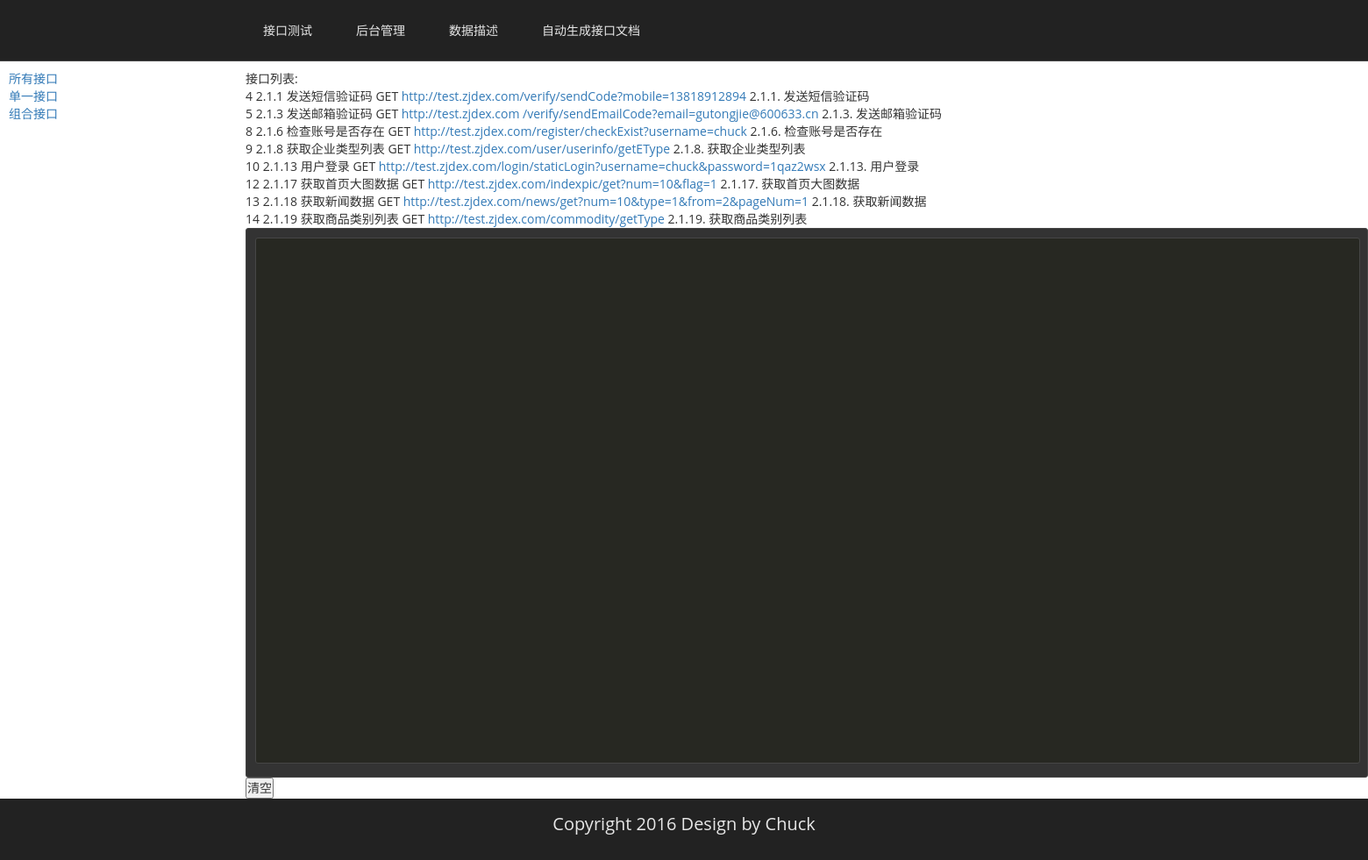
The app's page /testtools/index/10000/ with its own data.
### testtools/models.py (models this page shows, shortened)
class Intf(models.Model):
    category_id = models.IntegerField()
    category_name = models.CharField(max_length=200,null=True,blank=True)
    upper = models.IntegerField()
    remark = models.TextField(null=True,blank=True)
    interface_sn = models.CharField(max_length=10,null=True,blank=True)
    interface_name = models.CharField(max_length=200,null=True,blank=True)
    request_method = models.CharField(max_length=20,null=True,blank=True)
    request_link = models.CharField(max_length=255,null=True,blank=True)
    response_data = models.TextField(null=True,blank=True)
    context = models.CharField(max_length=255,null=True,blank=True)
    interface_desc = models.CharField(max_length=255,null=True,blank=True)

### testtools/views.py (the view)
# urls.py: url(r'^index/(?P<category_id>[0-9]+)/$', views.IntfList, name='intflist'),
def IntfList(request,category_id):
    category_list = Intf.objects.filter(upper = 0)
    if category_id == '0':
        interface_list = Intf.objects.filter(Q(upper=10000)|Q(upper=50000))
    else:
        interface_list = Intf.objects.filter(upper = category_id)
    return render(request,'testtools/intfindex.html',{'interface_list':interface_list,'category_list': category_list})

### testtools/templates/testtools/intfindex.html (shortened to what this page needs)
{% extends 'testtools/base.html' %}
{% load staticfiles %}
{% block content %}
<div id="rightside">
    <div id="interfacelist">
        接口列表:
        <ul>
            {% for intf in interface_list %}
            <li id="requestlink ">
                {{ intf.id}}
                {{ intf.interface_sn }}
                {{ intf.interface_name }}
                {{ intf.request_method }}
                <a id="testAjax" href="{{ intf.request_link }}" target="_blank">{{ intf.request_link }}</a>
                {{ intf.interface_desc }}
            </li>
            {% endfor %}
        </ul>
    </div>
    <div id="response">
<textarea id="responsedata" disabled="disabled">
</textarea>
    </div>
    <input type="button" id="clear" value="清空"/>
</div>
{% endblock %}

### testtools/templates/testtools/leftside.html
<div id="leftside">
    {% for intf in category_list %}
    <a href="/testtools/index/{{intf.category_id}}/">{{intf.category_name}}</a></br>
    {% endfor %}
</div>

### testtools/static/testtools/css/index.css (style rules this page uses)
body,div,dl,dt,dd,ul,ol,li,h1,h2,h3,h4,h5,h6,pre,form,fieldset,input,textarea,p,blockquote,th,td,hr { margin:0;padding:0 }
ol,ul { list-style:none }
textarea { resize:none }
body { font-family: 微软雅黑 ,"Open Sans", sans-serif;font-size: 14px;font-weight: normal; }
#leftside { margin :10px 0px 0px 10px ;width:260px;height:100%;border-top: 0px;border-left: 0px;color: #808080;position: fixed;overflow-y: auto; }
#rightside { margin :10px 0px 0px 280px;width:1280px;height:100%;float: left }
#response { background: #333333 ;border: 1px solid #464646;-moz-border-radius: 3px;-webkit-border-radius: 3px;border-radius:3px; }
#responsedata { margin:10px 10px;width:1260px;height:600px;background: #272822; font-size:10px;color:#E0E0DB; border: 1px solid #464646;-moz-border-radius: 3px;-webkit-border-radius: 3px;border-radius:3px; }

### records on screen
Intf: category_name "所有接口"
Intf: category_name "单一接口"
Intf: category_name "组合接口"
Intf: id "4", interface_sn "2.1.1", interface_name "发送短信验证码", request_method "GET", request_link "http://test.zjdex.com/verify/sendCode?mobile=13818912894", interface_desc "2.1.1. 发送短信验证码"
Intf: id "5", interface_sn "2.1.3", interface_name "发送邮箱验证码", request_method "GET", request_link "http://test.zjdex.com /verify/sendEmailCode?email=gutongjie@600633.cn", interface_desc "2.1.3. 发送邮箱验证码"
Intf: id "8", interface_sn "2.1.6", interface_name "检查账号是否存在", request_method "GET", request_link "http://test.zjdex.com/register/checkExist?username=chuck", interface_desc "2.1.6. 检查账号是否存在"
Intf: id "9", interface_sn "2.1.8", interface_name "获取企业类型列表", request_method "GET", request_link "http://test.zjdex.com/user/userinfo/getEType", interface_desc "2.1.8. 获取企业类型列表"
Intf: id "10", interface_sn "2.1.13", interface_name "用户登录", request_method "GET", request_link "http://test.zjdex.com/login/staticLogin?username=chuck&password=1qaz2wsx", interface_desc "2.1.13. 用户登录"
Intf: id "12", interface_sn "2.1.17", interface_name "获取首页大图数据", request_method "GET", request_link "http://test.zjdex.com/indexpic/get?num=10&flag=1", interface_desc "2.1.17. 获取首页大图数据"
Intf: id "13", interface_sn "2.1.18", interface_name "获取新闻数据", request_method "GET", request_link "http://test.zjdex.com/news/get?num=10&type=1&from=2&pageNum=1", interface_desc "2.1.18. 获取新闻数据"
Intf: id "14", interface_sn "2.1.19", interface_name "获取商品类别列表", request_method "GET", request_link "http://test.zjdex.com/commodity/getType", interface_desc "2.1.19. 获取商品类别列表"
